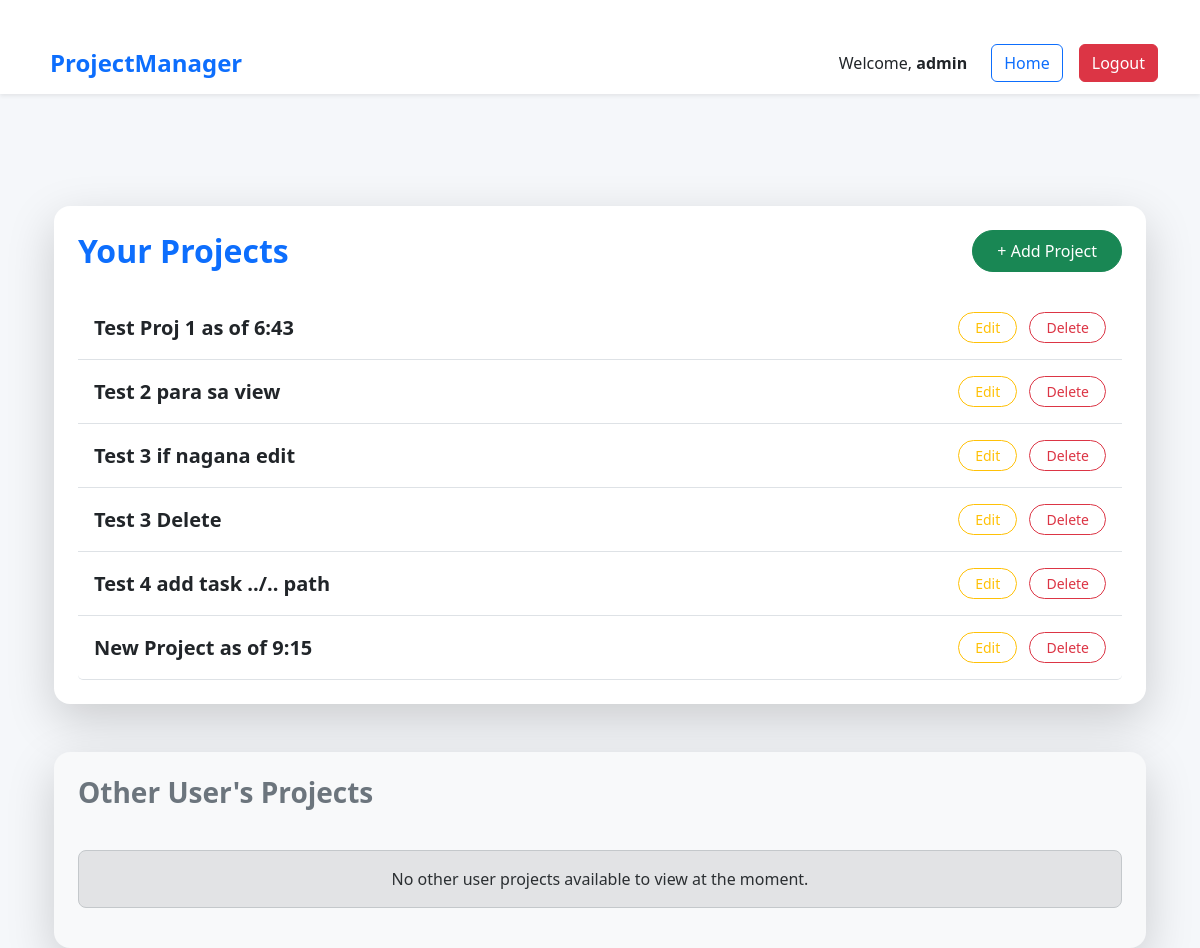
The app's page / (signed in) with its own data.
### projectmanager/models.py (models this page shows, shortened)
class Project(models.Model):
    name = models.CharField(max_length=200)
    description = models.TextField()
    owner = models.ForeignKey(User, on_delete=models.CASCADE)
    created_at = models.DateTimeField(auto_now_add=True)
    updated_at = models.DateTimeField(auto_now=True)

### projectmanager/views.py (the view)
# urls.py: path('', views.home, name='home'),
@login_required
def home(request):
    projects = Project.objects.filter(owner=request.user)
    return render(request, 'home.html', {'projects': projects})

### projectmanager/templates/home.html (shortened to what this page needs)
{% extends 'base.html' %}
{% load static %}
{% block content %}
<div class="container mt-5">
  <div class="card shadow-lg border-0 rounded-4 p-4 bg-white mb-5">
    <div class="d-flex justify-content-between align-items-center mb-4">
      <h2 class="mb-0 text-primary fw-bold">Your Projects</h2>
      <a href="{% url 'project_create' %}" class="btn btn-success rounded-pill px-4 py-2">+ Add Project</a>
    </div>
    {% if projects %}
      <ul class="list-group list-group-flush">
        {% for project in projects %}
          <li class="list-group-item d-flex justify-content-between align-items-center border-0 border-bottom py-3">
            <div>
              <a href="{% url 'project_detail' project.pk %}" class="text-decoration-none fw-semibold text-dark fs-5">
                {{ project.name }}
              </a>
            </div>
            <div>
              <a href="{% url 'project_edit' project.pk %}" class="btn btn-outline-warning btn-sm me-2 rounded-pill px-3">Edit</a>
              <form action="{% url 'project_delete' project.pk %}" method="post" class="d-inline">
                <button type="submit" class="btn btn-outline-danger btn-sm rounded-pill px-3">Delete</button>
              </form>
            </div>
          </li>
        {% endfor %}
      </ul>
    {% else %}
      <div class="alert alert-info mt-3 rounded-3 text-center py-3">
        You don't have any projects yet. Click "Add Project" to get started!
      </div>
    {% endif %}
  </div>
  <div class="card shadow-lg border-0 rounded-4 p-4 bg-light">
    <div class="mb-4">
      <h3 class="mb-0 text-secondary fw-bold">Other User's Projects</h3>
    </div>
    {% if other_projects %}
      <ul class="list-group list-group-flush">
        {% for project in other_projects %}
          <li class="list-group-item d-flex justify-content-between align-items-center border-0 border-bottom py-3">
            <div>
              <a href="{% url 'project_detail' project.pk %}" class="text-decoration-none text-dark fw-semibold fs-5">
                {{ project.name }}
              </a>
              <div class="text-muted small">By: {{ project.owner.username }}</div>
            </div>
            <span class="badge bg-secondary rounded-pill">View Only</span>
          </li>
        {% endfor %}
      </ul>
    {% else %}
      <div class="alert alert-secondary mt-3 rounded-3 text-center py-3">
        No other user projects available to view at the moment.
      </div>
    {% endif %}
  </div>
</div>
{% endblock %}

### projectmanager/templates/base.html (shortened to what this page needs)
<!DOCTYPE html>
<html>
<head>
    <link href="https://cdn.jsdelivr.net/npm/bootstrap@5.3.0/dist/css/bootstrap.min.css" rel="stylesheet">
</head>
<body>
<nav class="navbar navbar-expand-lg navbar-white bg-white shadow-sm">
  <div class="container">
    <a class="navbar-brand" href="/">ProjectManager</a>
    <div class="ms-auto d-flex align-items-center">
      {% if user.is_authenticated %}
        <span class="navbar-text text-dark me-3">Welcome, <strong>{{ user.username }}</strong></span>
        <a href="{% url 'home' %}" class="btn btn-outline-primary me-2">Home</a>
        <a href="{% url 'logout' %}" class="btn btn-danger">Logout</a>
      {% else %}
        <a href="{% url 'login' %}" class="btn btn-primary">Login</a>
      {% endif %}
    </div>
  </div>
</nav>
<div class="container">
    {% block content %}{% endblock %}
</div>
</body>
</html>

### projectmanager/templates/base.html (style rules this page uses)
body { background: #f5f7fa; font-family: 'Segoe UI', Tahoma, Geneva, Verdana, sans-serif; }
.navbar-brand { font-weight: bold; font-size: 1.5rem; color: #0d6efd !important; }
.navbar-text { margin-right: 1rem; font-weight: 500; }
.navbar a { margin-left: 0.5rem; }
.container { padding-top: 2rem; }

### records on screen
Project: name "Test Proj 1 as of 6:43"
Project: name "Test 2 para sa view"
Project: name "Test 3 if nagana edit"
Project: name "Test 3 Delete"
Project: name "Test 4 add task ../.. path"
Project: name "New Project as of 9:15"

### other values on screen
{{ user.username }} "admin"
